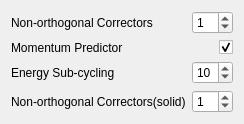
<?xml version="1.0" encoding="UTF-8"?>
<ui version="4.0">
 <class>Form</class>
 <widget class="QWidget" name="Form">
  <property name="geometry">
   <rect>
    <x>0</x>
    <y>0</y>
    <width>221</width>
    <height>107</height>
   </rect>
  </property>
  <property name="windowTitle">
   <string>Form</string>
  </property>
  <layout class="QGridLayout" name="gridLayout">
   <item row="0" column="0">
    <widget class="QLabel" name="label">
     <property name="text">
      <string>Non-orthogonal Correctors</string>
     </property>
    </widget>
   </item>
   <item row="0" column="1">
    <widget class="QSpinBox" name="spinBox">
     <property name="value">
      <number>1</number>
     </property>
    </widget>
   </item>
   <item row="1" column="0">
    <widget class="QLabel" name="label_2">
     <property name="text">
      <string>Momentum Predictor</string>
     </property>
    </widget>
   </item>
   <item row="1" column="1">
    <widget class="QCheckBox" name="checkBox">
     <property name="layoutDirection">
      <enum>Qt::RightToLeft</enum>
     </property>
     <property name="text">
      <string/>
     </property>
     <property name="checked">
      <bool>true</bool>
     </property>
    </widget>
   </item>
   <item row="2" column="0">
    <widget class="QLabel" name="label_3">
     <property name="text">
      <string>Energy Sub-cycling</string>
     </property>
    </widget>
   </item>
   <item row="2" column="1">
    <widget class="QSpinBox" name="spinBox_2">
     <property name="value">
      <number>10</number>
     </property>
    </widget>
   </item>
   <item row="3" column="0">
    <widget class="QLabel" name="label_4">
     <property name="text">
      <string>Non-orthogonal Correctors(solid)</string>
     </property>
    </widget>
   </item>
   <item row="3" column="1">
    <widget class="QSpinBox" name="spinBox_3">
     <property name="value">
      <number>1</number>
     </property>
    </widget>
   </item>
  </layout>
 </widget>
 <resources/>
 <connections/>
</ui>
